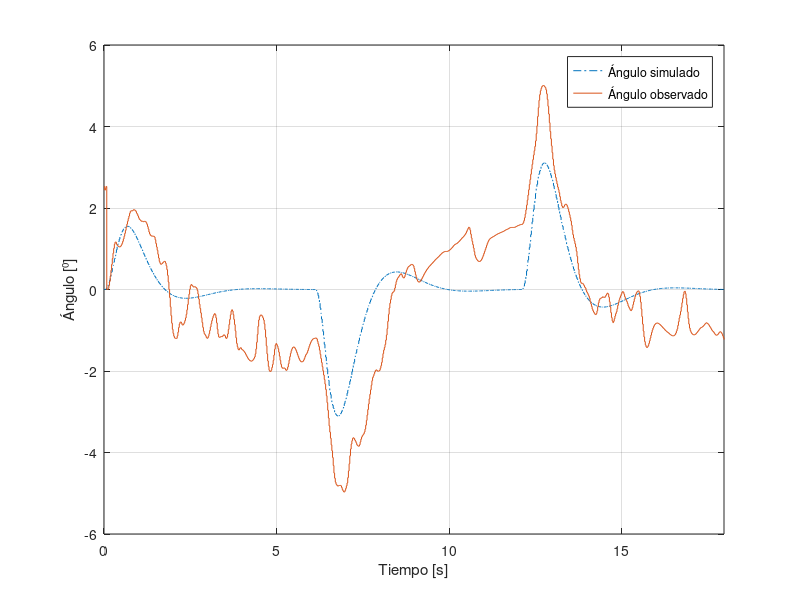
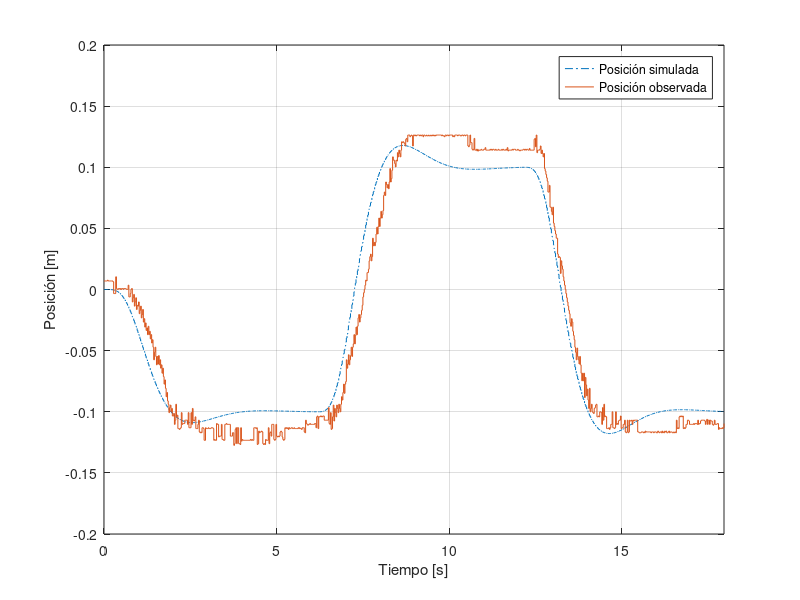
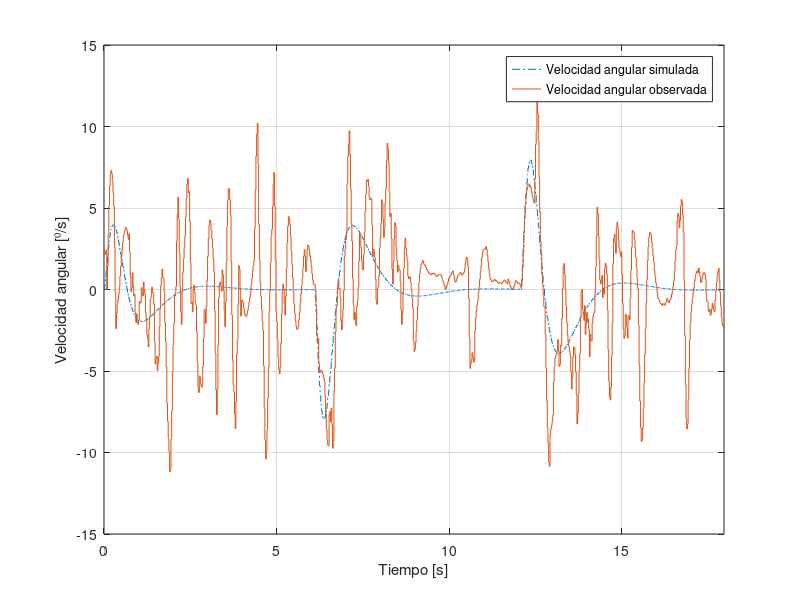
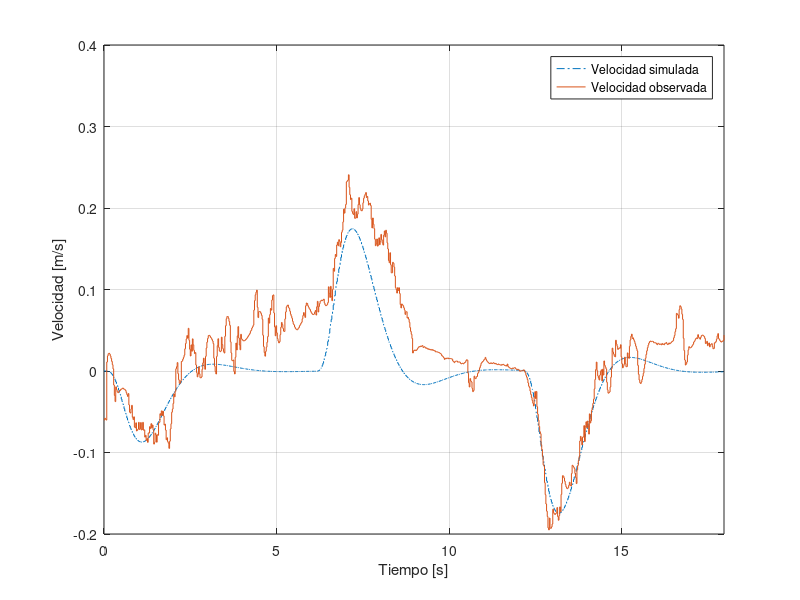

Recreate these plots in MATLAB, in order.
clear all; close all; clc;

A = [0 1 0 0; -137.6 -21.4 0 0; 0 0 0 1; -0.15 0 0 -1.75];
B = [0; 53.64; 0; 0];
C = [1 0 0 0; 0 0 1 0];
D = 0;

Ts = 20e-3;
Ad = eye(4) + A*Ts;
Bd = B*Ts;
Cd = C;
Dd = D;

L = [ 0.0003, 0.0002; -0.4655, -0.0020; 0.0001, 0.3918; -0.0019, 1.5908]

polos_obs_d = eig(Ad - L*Cd)
polos_obs_c = log(polos_obs_d)/Ts

A_ext = [Ad , zeros(4,1);
    -Cd(2,:)*Ts, eye(1)]
B_ext = [Bd ; zeros(1,1)]

Kext = acker(A_ext, B_ext, exp(-Ts*[7 2.7 8 2.7 3]))
##Kext = [0.5649, 0.0023091, -205.82, -30]

K = Kext(1:4)
H = -Kext(5)

##K = [0.5649, 0.0023091, -205.82, -30]
##H = -149.88;

polos_cont_d = eig(A_ext - B_ext*Kext)
polos_cont_c = log(polos_cont_d)/Ts

G = ss(Ad, Bd, Cd, Dd, Ts);
C = reg(G, K, L);

Tcl = feedback(G, C, '+')
##Tcl = ss(Tcl.A, Tcl.B, [Tcl.C; 0 1 0 0 0 0 0 0; 0 0 0 1 0 0 0 0], [Tcl.D; zeros(2, 1)], Ts)

z = tf('z', Ts);
Cint = H*Ts*z/(z-1);

Tint = feedback(series(Cint, Tcl), 1, 1, 2)
Tint = ss(Tint.A, Tint.B, [Tint.C; 0 1 0 0 0 0 0 0 0; 0 0 0 1 0 0 0 0 0], [Tint.D; zeros(2, 1)], Ts)

data = dlmread('output20251127-193127.csv');

start = 1

ref = data(start:end, 1);
pos = data(start:end, 2);
vel = data(start:end, 5);
theta = data(start:end, 7);
omega = data(start:end, 9);

t_max = Ts*(numel(theta)-1);
##t_max = 25;
[y t] = lsim(Tint, ref);

figure; stairs(t, ref);

figure; stairs(t, y(:, 1), '-.'); hold on;
stairs(t, theta);
xlabel('Tiempo [s]');
ylabel('Ángulo [⁰]');
xlim([0 t_max]);
legend('Ángulo simulado', 'Ángulo observado');
grid;
print -depsc ../../informe/img/int-theta.eps

figure; stairs(t, y(:, 2), '-.'); hold on;
stairs(t, pos);
xlabel('Tiempo [s]');
ylabel('Posición [m]');
xlim([0 t_max]);
legend('Posición simulada', 'Posición observada');
grid;
print -depsc ../../informe/img/int-pos.eps

figure; stairs(t, y(:, 3), '-.'); hold on;
stairs(t, omega);
xlabel('Tiempo [s]');
ylabel('Velocidad angular [⁰/s]');
xlim([0 t_max]);
legend('Velocidad angular simulada', 'Velocidad angular observada');
grid;
print -depsc ../../informe/img/int-omega.eps

figure; stairs(t, y(:, 4), '-.'); hold on;
stairs(t, vel);
xlabel('Tiempo [s]');
ylabel('Velocidad [m/s]');
xlim([0 t_max]);
legend('Velocidad simulada', 'Velocidad observada');
grid;
print -depsc ../../informe/img/int-vel.eps
